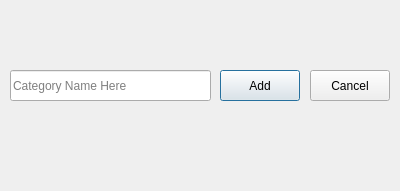
<?xml version="1.0" encoding="UTF-8"?>
<ui version="4.0">
 <class>CatDialog</class>
 <widget class="QDialog" name="CatDialog">
  <property name="geometry">
   <rect>
    <x>0</x>
    <y>0</y>
    <width>400</width>
    <height>191</height>
   </rect>
  </property>
  <property name="windowTitle">
   <string>Dialog</string>
  </property>
  <widget class="QPushButton" name="cancelButton">
   <property name="enabled">
    <bool>true</bool>
   </property>
   <property name="geometry">
    <rect>
     <x>310</x>
     <y>70</y>
     <width>80</width>
     <height>31</height>
    </rect>
   </property>
   <property name="text">
    <string>Cancel</string>
   </property>
   <property name="autoDefault">
    <bool>false</bool>
   </property>
  </widget>
  <widget class="QPushButton" name="addButton">
   <property name="geometry">
    <rect>
     <x>220</x>
     <y>70</y>
     <width>80</width>
     <height>31</height>
    </rect>
   </property>
   <property name="text">
    <string>Add</string>
   </property>
  </widget>
  <widget class="QLineEdit" name="catLine">
   <property name="geometry">
    <rect>
     <x>10</x>
     <y>70</y>
     <width>201</width>
     <height>31</height>
    </rect>
   </property>
   <property name="text">
    <string/>
   </property>
   <property name="placeholderText">
    <string>Category Name Here</string>
   </property>
  </widget>
 </widget>
 <resources/>
 <connections/>
</ui>
